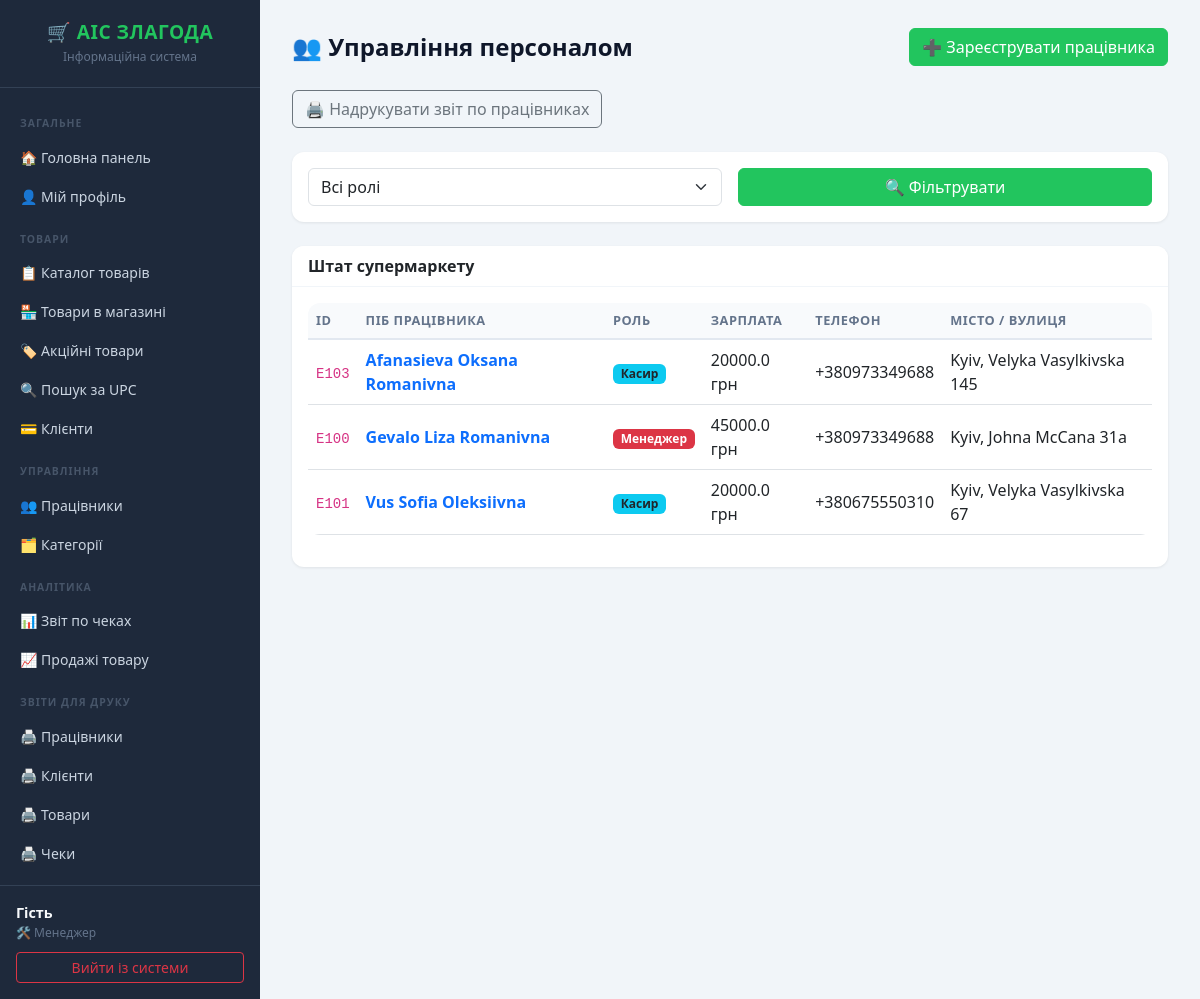
Before: /employees/ (signed in) with the older database file.
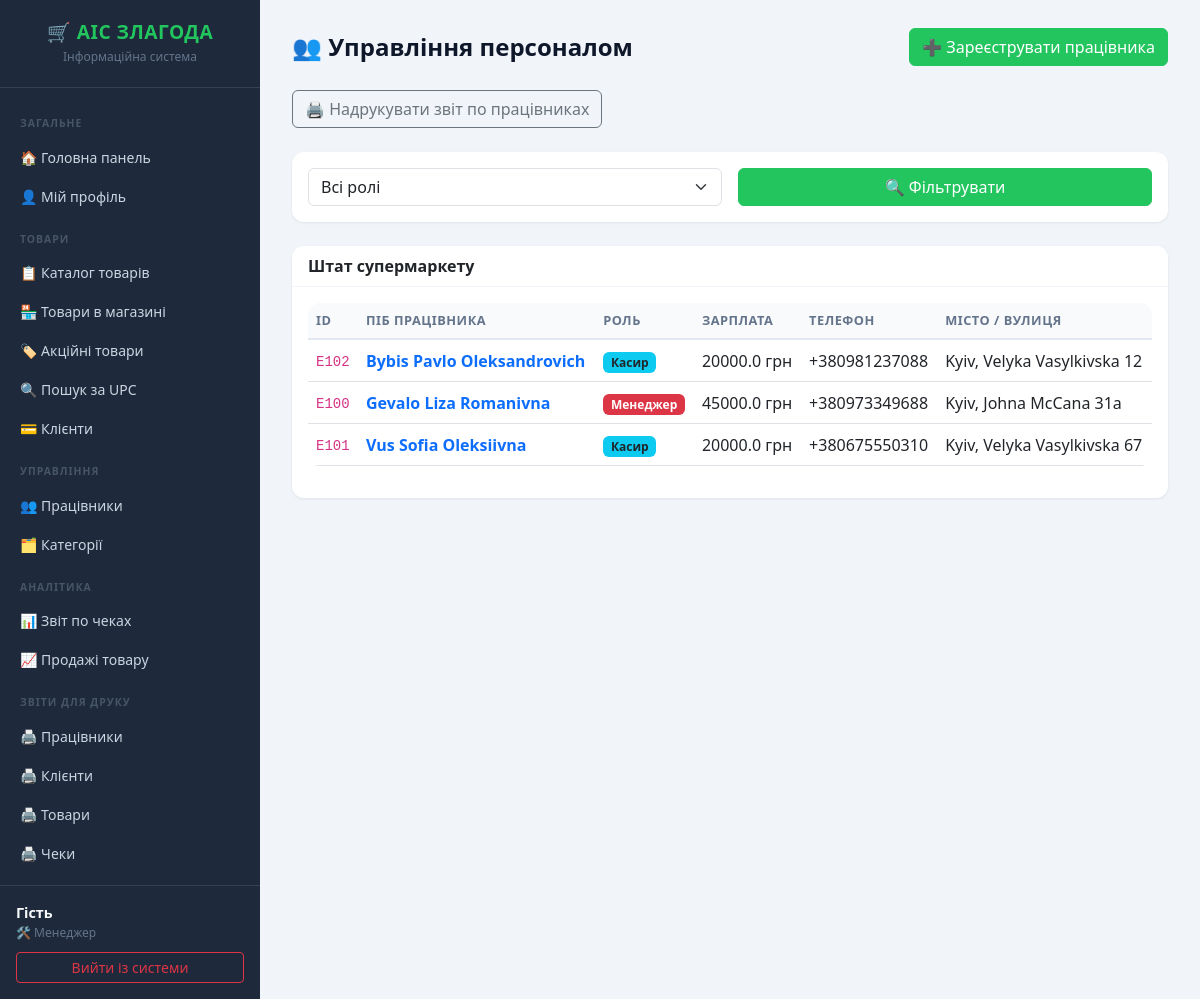
After: the same page with the newer database file.
### tables this page shows
CREATE TABLE Employee(
        id_employee TEXT PRIMARY KEY,
        empl_surname TEXT NOT NULL,
        empl_name TEXT NOT NULL,
        empl_patronymic TEXT,
        empl_role TEXT NOT NULL, 
        salary REAL NOT NULL CHECK(salary >= 0),
        date_of_birth TEXT NOT NULL,
        date_of_start TEXT NOT NULL,
        phone_number TEXT NOT NULL CHECK(length(phone_number) <= 13),
        city TEXT NOT NULL,
        street TEXT NOT NULL,
        zip_code TEXT NOT NULL,
        password_hash TEXT NOT NULL
    );

### backend/employees.py (the view)
@employees_bp.route('/')
@login_required
@roles_required('Manager')
def list_employees():
    role = request.args.get('role', '')
    search = request.args.get('search', '').strip()
    query = "SELECT * FROM Employee WHERE 1=1"
    params = []
    if role:
        query += " AND empl_role = ?"
        params.append(role)
    if search:
        query += " AND LOWER(empl_surname) LIKE LOWER(?)"
        params.append(f'%{search}%')
    query += " ORDER BY empl_surname"
    conn = get_db_connection()
    employees = conn.execute(query, params).fetchall()
    conn.close()
    return render_template('employees/list.html',
                           employees=employees, role=role, search=search)

### backend/initdb.py (called while the page is built)
def get_db_connection():
    conn = sqlite3.connect(DB_PATH)
    conn.row_factory = sqlite3.Row
    conn.execute("PRAGMA foreign_keys = ON;")
    return conn

### templates/employees/list.html (shortened to what this page needs)
{% extends 'base.html' %}
{% block content %}
<div class="d-flex justify-content-between align-items-center mb-4">
    <h1 class="page-title m-0">👥 Управління персоналом</h1>
    <a href="{{ url_for('employees.add_employee') }}" class="btn btn-primary">
        ➕ Зареєструвати працівника
    </a>
</div>
<div class="mt-3 mb-4">
    <a href="{{ url_for('analytics.print_report', report_type='employees', role=request.args.get('role', '')) }}" target="_blank" class="btn btn-outline-secondary">
        🖨️ Надрукувати звіт по працівниках
    </a>
</div>
<div class="card mb-4">
    <div class="card-body">
        <form method="GET" action="{{ url_for('employees.list_employees') }}" class="row g-3">
            <div class="col-md-6">
                <select name="role" class="form-select">
                    <option value="">Всі ролі</option>
                </select>
            </div>
            <div class="col-md-6">
                <button type="submit" class="btn btn-primary w-100">🔍 Фільтрувати</button>
            </div>
        </form>
    </div>
</div>
<div class="card">
    <div class="card-header">Штат супермаркету</div>
    <div class="card-body">
        <div class="table-responsive">
            <table class="table table-hover align-middle">
                <thead>
                    <tr>
                        <th>ID</th>
                        <th>ПІБ працівника</th>
                        <th>Роль</th>
                        <th>Зарплата</th>
                        <th>Телефон</th>
                        <th>Місто / Вулиця</th>
                    </tr>
                </thead>
                <tbody>
                    {% for emp in employees %}
                    <tr>
                        <td><code>{{ emp.id_employee }}</code></td>
                        <td>
                            <a href="{{ url_for('employees.view_employee', id_employee=emp.id_employee) }}" class="text-decoration-none">
                                <strong>{{ emp.empl_surname }} {{ emp.empl_name }} {{ emp.empl_patronymic }}</strong>
                            </a>
                        </td>
                        <td>
                            {% if emp.empl_role == 'Manager' %}
                                <span class="badge bg-danger">Менеджер</span>
                            {% else %}
                                <span class="badge bg-info text-dark">Касир</span>
                            {% endif %}
                        </td>
                        <td>{{ emp.salary }} грн</td>
                        <td>{{ emp.phone_number }}</td>
                        <td>{{ emp.city }}, {{ emp.street }}</td>
                    </tr>
                    {% else %}
                    <tr>
                        <td colspan="6" class="text-center text-muted py-4">Працівників не знайдено.</td>
                    </tr>
                    {% endfor %}
                </tbody>
            </table>
        </div>
    </div>
</div>
{% endblock %}

### templates/base.html (shortened to what this page needs)
<!DOCTYPE html>
<html lang="uk">
<head>
    <link href="https://cdn.jsdelivr.net/npm/bootstrap@5.3.0/dist/css/bootstrap.min.css" rel="stylesheet">
    <link rel="stylesheet" href="{{ url_for('static', filename='css/main.css') }}">
</head>
<body>
<div class="sidebar">
    <div class="sidebar-header">
        <h1>🛒 АІС ЗЛАГОДА</h1>
        <small>Інформаційна система</small>
    </div>
    <nav>
        <div class="nav-section-label">Загальне</div>
        <a href="{{ url_for('auth.dashboard') }}" class="nav-link">
            🏠 Головна панель
        </a>
        <a href="{{ url_for('employees.profile') }}" class="nav-link">
            👤 Мій профіль
        </a>
        <div class="nav-section-label">Товари</div>
        <a href="{{ url_for('product.manage_products') }}" class="nav-link">
            📋 Каталог товарів
        </a>
        <a href="{{ url_for('store_product.list_store_products') }}" class="nav-link">
            🏪 Товари в магазині
        </a>
        <a href="{{ url_for('store_product.view_promotional') }}" class="nav-link">
            🏷️ Акційні товари
        </a>
        <a href="{{ url_for('store_product.search_by_upc') }}" class="nav-link">
            🔍 Пошук за UPC
        </a>
        <a href="{{ url_for('customer_card.manage_customers') }}" class="nav-link">
            💳 Клієнти
        </a>
        {% if session.get('role') == 'Manager' %}
        <div class="nav-section-label">Управління</div>
        <a href="{{ url_for('employees.list_employees') }}" class="nav-link">
            👥 Працівники
        </a>
        <a href="{{ url_for('category.list_categories') }}" class="nav-link">
            🗂️ Категорії
        </a>
        <div class="nav-section-label">Аналітика</div>
        <a href="{{ url_for('analytics.financial_report') }}" class="nav-link">
            📊 Звіт по чеках
        </a>
        <a href="{{ url_for('analytics.product_sales_volume') }}" class="nav-link">
            📈 Продажі товару
        </a>
        <div class="nav-section-label">Звіти для друку</div>
        <a href="{{ url_for('analytics.print_report', report_type='employees') }}" class="nav-link">
            🖨️ Працівники
        </a>
        <a href="{{ url_for('analytics.print_report', report_type='customers') }}" class="nav-link">
            🖨️ Клієнти
        </a>
        <a href="{{ url_for('analytics.print_report', report_type='products') }}" class="nav-link">
            🖨️ Товари
        </a>
        <a href="{{ url_for('analytics.print_report', report_type='checks') }}" class="nav-link">
            🖨️ Чеки
        </a>
        {% endif %}
    </nav>
    <div class="sidebar-footer">
        <div class="user-name">{{ session.get('user_name', 'Гість') }}</div>
        <div class="user-role">
            {% if session.get('role') == 'Manager' %}
                🛠️ Менеджер
            {% elif session.get('role') == 'Cashier' %}
                💼 Касир
            {% endif %}
        </div>
        <a href="{{ url_for('auth.logout') }}" class="btn btn-sm btn-outline-danger w-100">
            Вийти із системи
        </a>
    </div>
</div>
<div class="main-content">
    {% block content %}{% endblock %}
</div>
</body>
</html>

### static/css/main.css (style rules this page uses)
:root { --sidebar-bg: #1e293b; --sidebar-hover: #334155; --sidebar-text: #cbd5e1; --accent: #22c55e; }
body { display: flex; min-height: 100vh; background-color: #f1f5f9; font-family: 'Segoe UI', sans-serif; }
.sidebar { width: 260px; min-width: 260px; background-color: var(--sidebar-bg); color: var(--sidebar-text); min-height: 100vh; display: flex; flex-direction: column; padding: 0; }
.sidebar-header { padding: 20px 16px; border-bottom: 1px solid #334155; text-align: center; }
.sidebar-header h1 { font-size: 1.2rem; font-weight: 700; color: var(--accent); margin: 0; letter-spacing: 0.5px; }
.sidebar-header small { color: #64748b; font-size: 0.75rem; }
.sidebar nav { flex-grow: 1; padding: 12px 8px; overflow-y: auto; }
.nav-section-label { font-size: 0.65rem; font-weight: 600; text-transform: uppercase; letter-spacing: 1px; color: #475569; padding: 16px 12px 6px; }
.sidebar .nav-link { color: var(--sidebar-text); border-radius: 8px; padding: 9px 12px; font-size: 0.875rem; display: flex; align-items: center; gap: 10px; transition: background 0.15s; }
.sidebar-footer { padding: 16px; border-top: 1px solid #334155; }
.sidebar-footer .user-name { font-weight: 600; color: #f8fafc; font-size: 0.9rem; }
.sidebar-footer .user-role { font-size: 0.75rem; color: #64748b; margin-bottom: 10px; }
.main-content { flex-grow: 1; padding: 28px 32px; max-width: 100%; overflow-x: hidden; }
.table { background: white; border-radius: 12px; overflow: hidden; }
.table thead th { background-color: #f8fafc; font-weight: 600; font-size: 0.8rem; text-transform: uppercase; letter-spacing: 0.5px; color: #64748b; border-bottom: 2px solid #e2e8f0; }
.card { border: none; border-radius: 12px; box-shadow: 0 1px 3px rgba(0,0,0,0.08); }
.card-header { background: white; border-bottom: 1px solid #f1f5f9; font-weight: 600; border-radius: 12px 12px 0 0 !important; }
.btn-primary { background-color: var(--accent); border-color: var(--accent); color: white; }
.page-title { font-size: 1.5rem; font-weight: 700; color: #0f172a; margin-bottom: 20px; }

Changed rows visible on the page:
removed Employee: id_employee "E103", empl_surname "Afanasieva", empl_name "Oksana", empl_patronymic "Romanivna", empl_role "Касир", salary "20000.0", phone_number "+380973349688", city "Kyiv", street "Velyka Vasylkivska 145"
added Employee: id_employee "E102", empl_surname "Bybis", empl_name "Pavlo", empl_patronymic "Oleksandrovich", empl_role "Касир", salary "20000.0", phone_number "+380981237088", city "Kyiv", street "Velyka Vasylkivska 12"
